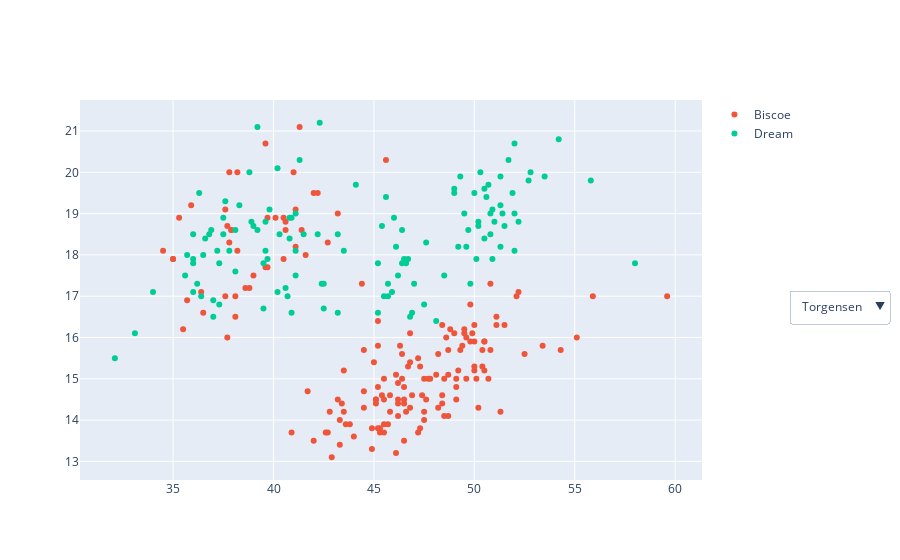

The code cell stored with this chart in its notebook:
### Markdown cell above
#### Dropdown menu

### Code cell
fig = go.Figure()
for island in ['Torgensen', 'Biscoe', 'Dream']:    
    df = penguins[penguins.Island == island]    
    fig.add_trace(go.Scatter(
        x=df["Culmen Length (mm)"], 
        y=df["Culmen Depth (mm)"],
        mode='markers',
        name=island))
    
dropdown_buttons = [  
    {'label': 'Torgensen', 'method': 'update',
     'args': [{'visible': [True, False, False]},           
        {'title': 'Torgensen'}]},  
    {'label': 'Biscoe', 'method': 'update',
     'args': [{'visible': [False, True, False]},          
        {'title': 'Biscoe'}]},  
    {'label': "Dream", 'method': "update",
     'args': [{"visible": [False, False, True]},          
        {'title': 'Dream'}]}]


fig.update_layout({
    'updatemenus':[{
        'type': "dropdown",
        'x': 1.3,'y': 0.5,
        'showactive': True,
        'active': 0,
        'buttons': dropdown_buttons}]})

fig.show()

### Figure 1 — Plotly figure (JSON) as saved in the notebook; plotly's stock layout.template omitted (floating-point values rounded to 4 significant figures; data arrays with more than 128 entries replaced by an {"elided": "..."} marker saying what was removed)
{"data": [{"mode": "markers", "name": "Torgensen", "type": "scatter", "x": [], "y": []}, {"mode": "markers", "name": "Biscoe", "type": "scatter", "x": {"elided": "168 float values"}, "y": {"elided": "168 float values"}}, {"mode": "markers", "name": "Dream", "type": "scatter", "x": [39.5, 37.2, 39.5, 40.9, 36.4, 39.2, 38.8, 42.2, 37.6, 39.8, 36.5, 40.8, 36, 44.1, 37, 39.6, 41.1, 37.5, 36, 42.3, 37.3, 41.3, 36.3, 36.9, 38.3, 38.9, 35.7, 41.1, 34, 39.6, 36.2, 40.8, 38.1, 40.3, 33.1, 43.2, 36.8, 37.5, 38.1, 41.1, 35.6, 40.2, 37, 39.7, 40.2, 40.6, 32.1, 40.7, 37.3, 39, 39.2, 36.6, 36, 37.8, 36, 41.5, 46.5, 50, 51.3, 45.4, 52.7, 45.2, 46.1, 51.3, 46, 51.3, 46.6, 51.7, 47, 52, 45.9, 50.5, 50.3, 58, 46.4, 49.2, 42.4, 48.5, 43.2, 50.6, 46.7, 52, 50.5, 49.5, 46.4, 52.8, 40.9, 54.2, 42.5, 51, 49.7, 47.5, 47.6, 52, 46.9, 53.5, 49, 46.2, 50.9, 45.5, 50.9, 50.8, 50.1, 49, 51.5, 49.8, 48.1, 51.4, 45.7, 50.7, 42.5, 52.2, 45.2, 49.3, 50.2, 45.6, 51.9, 46.8, 45.7, 55.8, 43.5, 49.6, 50.8, 50.2], "y": [16.7, 18.1, 17.8, 18.9, 17, 21.1, 20, 18.5, 19.3, 19.1, 18, 18.4, 18.5, 19.7, 16.9, 18.8, 19, 18.9, 17.9, 21.2, 17.8, 20.3, 19.5, 18.6, 19.2, 18.8, 18, 18.1, 17.1, 18.1, 17.3, 18.9, 18.6, 18.5, 16.1, 18.5, 18.5, 18.5, 17.6, 17.5, 17.5, 20.1, 16.5, 17.9, 17.1, 17.2, 15.5, 17, 16.8, 18.7, 18.6, 18.4, 17.8, 18.1, 17.1, 18.5, 17.9, 19.5, 19.2, 18.7, 19.8, 17.8, 18.2, 18.2, 18.9, 19.9, 17.8, 20.3, 17.3, 18.1, 17.1, 19.6, 20, 17.8, 18.6, 18.2, 17.3, 17.5, 16.6, 19.4, 17.9, 19, 18.4, 19, 17.8, 20, 16.6, 20.8, 16.7, 18.8, 18.6, 16.8, 18.3, 20.7, 16.6, 19.9, 19.5, 17.5, 19.1, 17, 17.9, 18.5, 17.9, 19.6, 18.7, 17.3, 16.4, 19, 17.3, 19.7, 17.3, 18.8, 16.6, 19.9, 18.8, 19.4, 19.5, 16.5, 17, 19.8, 18.1, 18.2, 19, 18.7]}], "layout": {"updatemenus": [{"active": 0, "buttons": [{"args": [{"visible": [true, false, false]}, {"title": "Torgensen"}], "label": "Torgensen", "method": "update"}, {"args": [{"visible": [false, true, false]}, {"title": "Biscoe"}], "label": "Biscoe", "method": "update"}, {"args": [{"visible": [false, false, true]}, {"title": "Dream"}], "label": "Dream", "method": "update"}], "showactive": true, "type": "dropdown", "x": 1.3, "y": 0.5}]}}
